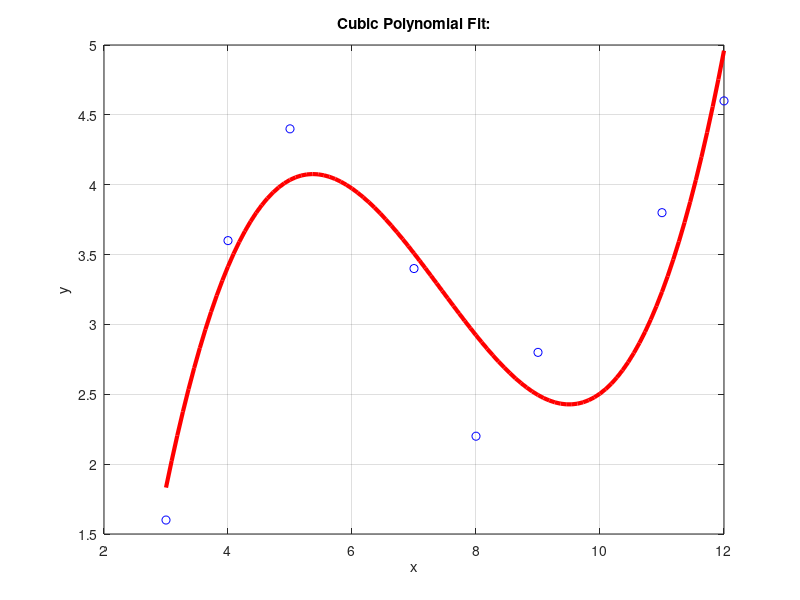

This figure's MATLAB source:
%EA_HW_3_6 Nouh Shaikh
clc; clear; close all;

x = [3,4,5,7,8,9,11,12];
y = [1.6, 3.6, 4.4, 3.4, 2.2, 2.8, 3.8, 4.6];
n = length(x);

Z = [x.^3; x.^2; x; ones(1, n)]'; 
a = (Z' * Z) \ (Z' * y'); 
fprintf('Coefficients (a3 to a0): %.4f, %.4f, %.4f, %.4f\n', a);

y_pred = Z * a;
Sr = sum((y' - y_pred).^2);
St = sum((y - mean(y)).^2);
r2 = 1 - (Sr / St);
syx = sqrt(Sr / (n - 4)); 
fprintf('r^2 = %.4f, s_y/x = %.4f\n', r2, syx);

x_fit = linspace(min(x), max(x), 100);
y_fit = polyval(a, x_fit);
plot(x, y, 'bo', x_fit, y_fit, 'r-', 'LineWidth', 3);
grid on; xlabel('x'); ylabel('y'); title('Cubic Polynomial Fit:');
